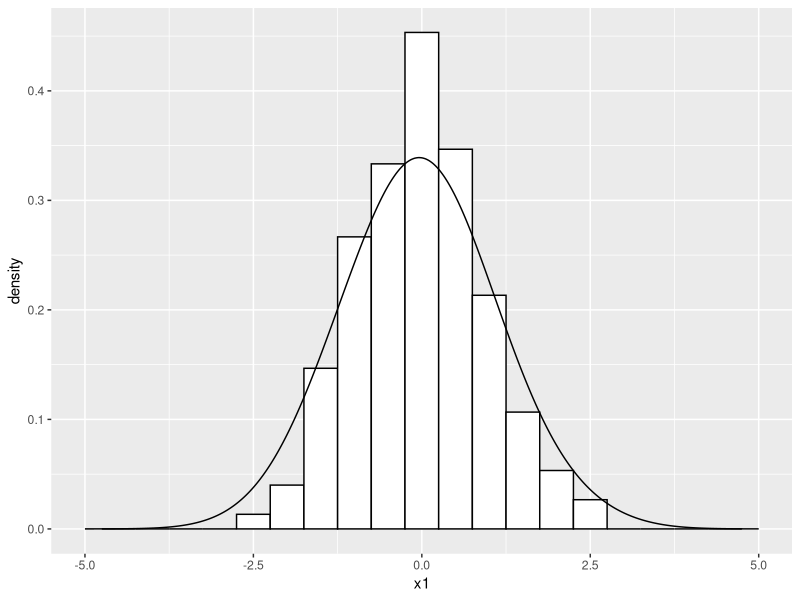
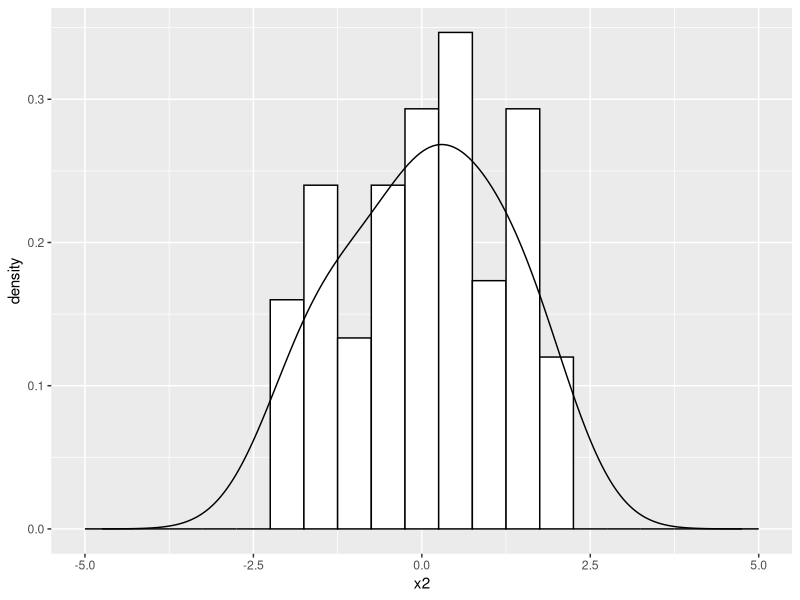
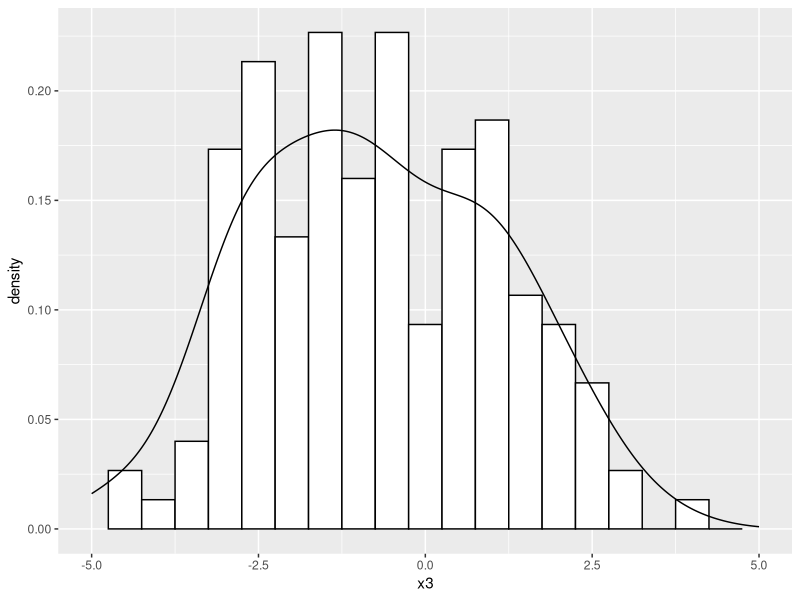
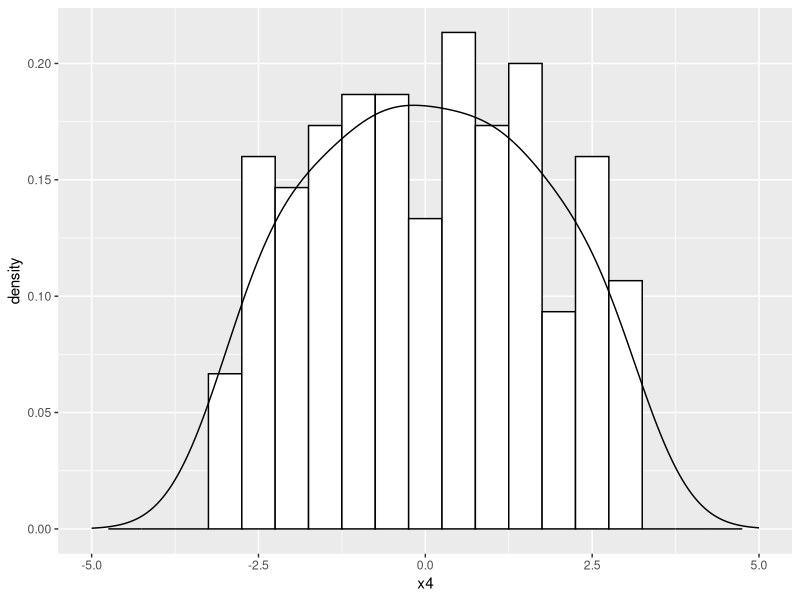

Generate these figures, in order, with R:
library(tidyverse)
library(gridExtra)
set.seed(10002)



dat <- tibble(x1 = rnorm(150), x2 = runif(150,-2,2), x3 = c(rnorm(90, -2,1), rnorm(150-90, 1, 1)), x4 = runif(150,-3,3))

ggplot(dat, aes(x=x1)) + 
  geom_histogram(aes(y=..density..),       
                 binwidth=.5,
                 colour="black", fill="white") +
  geom_density(bw=0.7) + xlim(-5,5)  


ggplot(dat, aes(x=x2)) + 
  geom_histogram(aes(y=..density..),       
                 binwidth=.5,
                 colour="black", fill="white") +
  geom_density(bw=0.7) + xlim(-5,5)  


ggplot(dat, aes(x=x3)) + 
  geom_histogram(aes(y=..density..),       
                 binwidth=.5,
                 colour="black", fill="white") +
  geom_density(bw=0.7) + xlim(-5,5)  


ggplot(dat, aes(x=x4)) + 
  geom_histogram(aes(y=..density..),       
                 binwidth=.5,
                 colour="black", fill="white") +
  geom_density(bw=0.7) + xlim(-5,5)  


